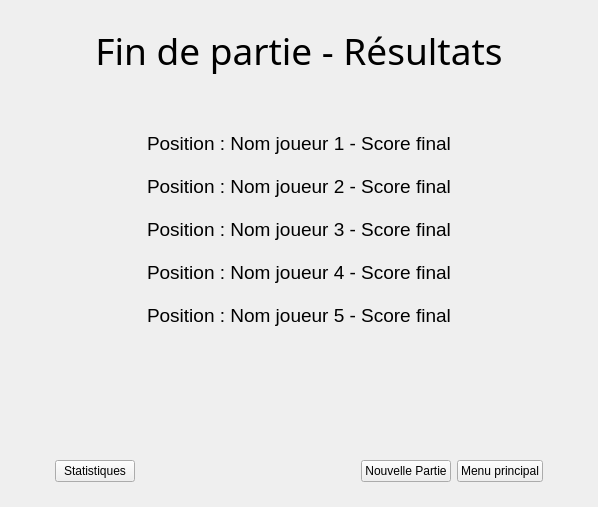
      <widget class="QWidget" name="Fin_partie">
       <property name="styleSheet">
        <string notr="true">QWidget#Fin_partie{
border-image:url(:/images/img/background_ticket_to_ride.jpg);
background-repeat:no-repeat;
background-position:center;
}</string>
       </property>
       <layout class="QVBoxLayout" name="verticalLayout_9">
        <property name="leftMargin">
         <number>55</number>
        </property>
        <property name="topMargin">
         <number>25</number>
        </property>
        <property name="rightMargin">
         <number>55</number>
        </property>
        <property name="bottomMargin">
         <number>25</number>
        </property>
        <item>
         <layout class="QHBoxLayout" name="titre_fin_partie">
          <item>
           <spacer name="titre_spacer_gauche">
            <property name="orientation">
             <enum>Qt::Horizontal</enum>
            </property>
            <property name="sizeHint" stdset="0">
             <size>
              <width>40</width>
              <height>20</height>
             </size>
            </property>
           </spacer>
          </item>
          <item>
           <widget class="QLabel" name="label_titre">
            <property name="font">
             <font>
              <family>OPENCLASSIC</family>
              <pointsize>28</pointsize>
             </font>
            </property>
            <property name="text">
             <string>Fin de partie - Résultats</string>
            </property>
            <property name="alignment">
             <set>Qt::AlignCenter</set>
            </property>
           </widget>
          </item>
          <item>
           <spacer name="titre_spacer_droit">
            <property name="orientation">
             <enum>Qt::Horizontal</enum>
            </property>
            <property name="sizeHint" stdset="0">
             <size>
              <width>40</width>
              <height>20</height>
             </size>
            </property>
           </spacer>
          </item>
         </layout>
        </item>
        <item>
         <spacer name="spacer_haut">
          <property name="orientation">
           <enum>Qt::Vertical</enum>
          </property>
          <property name="sizeType">
           <enum>QSizePolicy::Preferred</enum>
          </property>
          <property name="sizeHint" stdset="0">
           <size>
            <width>20</width>
            <height>50</height>
           </size>
          </property>
         </spacer>
        </item>
        <item>
         <layout class="QHBoxLayout" name="score_final">
          <item>
           <spacer name="score_spacer_gauche">
            <property name="orientation">
             <enum>Qt::Horizontal</enum>
            </property>
            <property name="sizeHint" stdset="0">
             <size>
              <width>40</width>
              <height>20</height>
             </size>
            </property>
           </spacer>
          </item>
          <item>
           <layout class="QVBoxLayout" name="position_joueur">
            <property name="spacing">
             <number>20</number>
            </property>
            <item>
             <widget class="QLabel" name="label_resultat1">
              <property name="font">
               <font>
                <pointsize>14</pointsize>
               </font>
              </property>
              <property name="text">
               <string>Position : Nom joueur 1 - Score final</string>
              </property>
             </widget>
            </item>
            <item>
             <widget class="QLabel" name="label_resultat2">
              <property name="font">
               <font>
                <pointsize>14</pointsize>
               </font>
              </property>
              <property name="text">
               <string>Position : Nom joueur 2 - Score final</string>
              </property>
             </widget>
            </item>
            <item>
             <widget class="QLabel" name="label_resultat3">
              <property name="font">
               <font>
                <pointsize>14</pointsize>
               </font>
              </property>
              <property name="text">
               <string>Position : Nom joueur 3 - Score final</string>
              </property>
             </widget>
            </item>
            <item>
             <widget class="QLabel" name="label_resultat4">
              <property name="font">
               <font>
                <pointsize>14</pointsize>
               </font>
              </property>
              <property name="text">
               <string>Position : Nom joueur 4 - Score final</string>
              </property>
             </widget>
            </item>
            <item>
             <widget class="QLabel" name="label_resultat5">
              <property name="font">
               <font>
                <pointsize>14</pointsize>
               </font>
              </property>
              <property name="text">
               <string>Position : Nom joueur 5 - Score final</string>
              </property>
             </widget>
            </item>
           </layout>
          </item>
          <item>
           <spacer name="score_spacer_droit">
            <property name="orientation">
             <enum>Qt::Horizontal</enum>
            </property>
            <property name="sizeHint" stdset="0">
             <size>
              <width>40</width>
              <height>20</height>
             </size>
            </property>
           </spacer>
          </item>
         </layout>
        </item>
        <item>
         <spacer name="spacer_bas">
          <property name="orientation">
           <enum>Qt::Vertical</enum>
          </property>
          <property name="sizeHint" stdset="0">
           <size>
            <width>20</width>
            <height>127</height>
           </size>
          </property>
         </spacer>
        </item>
        <item>
         <layout class="QHBoxLayout" name="buttons_fin_partie">
          <item>
           <widget class="QPushButton" name="button_statistiques">
            <property name="text">
             <string>Statistiques</string>
            </property>
           </widget>
          </item>
          <item>
           <spacer name="buttons_spacer">
            <property name="orientation">
             <enum>Qt::Horizontal</enum>
            </property>
            <property name="sizeHint" stdset="0">
             <size>
              <width>40</width>
              <height>20</height>
             </size>
            </property>
           </spacer>
          </item>
          <item>
           <widget class="QPushButton" name="button_nouvelle_partie_3">
            <property name="text">
             <string>Nouvelle Partie</string>
            </property>
           </widget>
          </item>
          <item>
           <widget class="QPushButton" name="button_menu">
            <property name="text">
             <string>Menu principal</string>
            </property>
           </widget>
          </item>
         </layout>
        </item>
       </layout>
      </widget>
